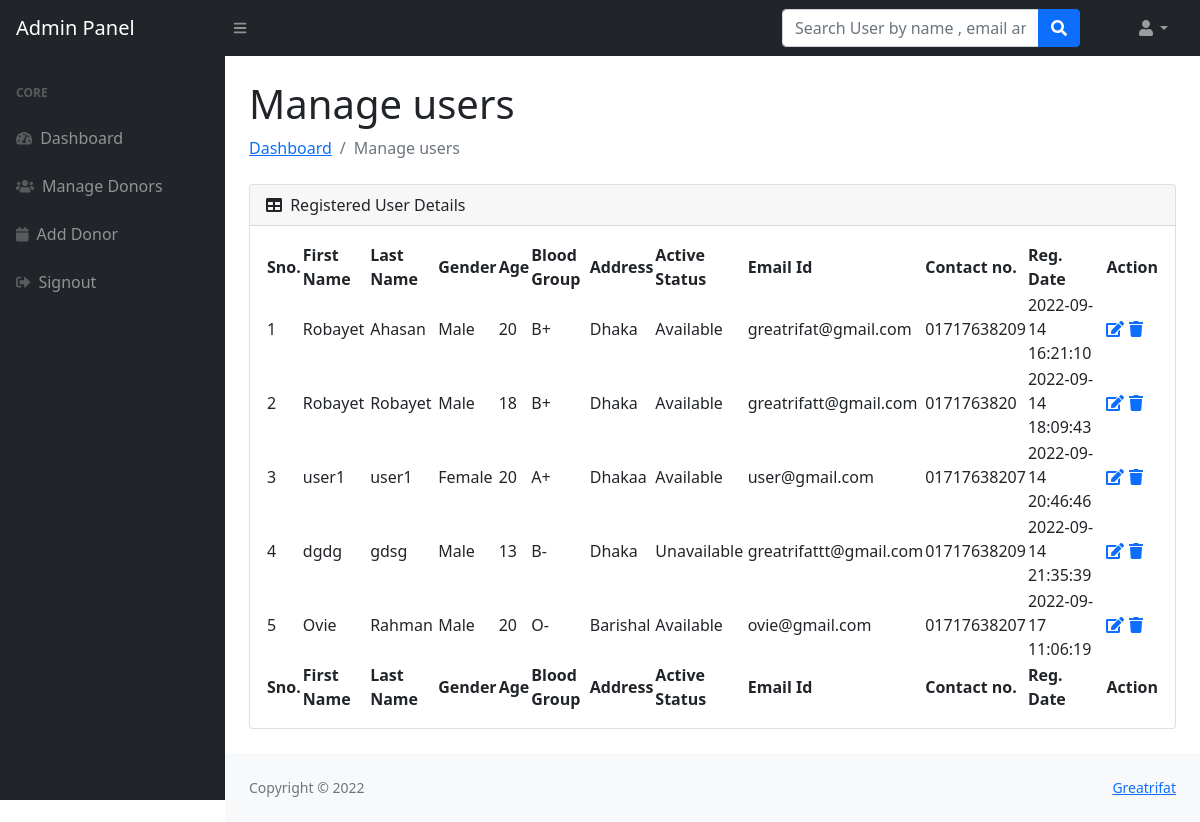
The app's page /BBMS/admin/manage-users.php (signed in) with its own data.
### tables this page shows
CREATE TABLE `users` (
  `id` int(11) NOT NULL,
  `fname` varchar(255) DEFAULT NULL,
  `lname` varchar(255) DEFAULT NULL,
  `email` varchar(255) DEFAULT NULL,
  `password` varchar(300) DEFAULT NULL,
  `contactno` varchar(11) DEFAULT NULL,
  `posting_date` timestamp NOT NULL DEFAULT current_timestamp(),
  `gender` varchar(255) DEFAULT NULL,
  `age` int(255) DEFAULT NULL,
  `bloodgroup` varchar(255) DEFAULT NULL,
  `address` varchar(255) DEFAULT NULL,
  `status` varchar(255) DEFAULT NULL,
  `point` int(255) DEFAULT NULL
);

### BBMS/admin/manage-users.php (the view, shortened to what this page needs)
<?php session_start();
include_once('../includes/config.php');
if (strlen($_SESSION['adminid']==0)) {
  header('location:logout.php');
  } else{
   ?>
<!DOCTYPE html>
<html lang="en">
    <head>
        <link href="https://cdn.jsdelivr.net/npm/simple-datatables@latest/dist/style.css" rel="stylesheet" />
        <link href="../css/styles.css" rel="stylesheet" />
    </head>
    <body class="sb-nav-fixed">
      <?php include_once('includes/navbar.php');?>
        <div id="layoutSidenav">
         <?php include_once('includes/sidebar.php');?>
            <div id="layoutSidenav_content">
                <main>
                    <div class="container-fluid px-4">
                        <h1 class="mt-4">Manage users</h1>
                        <ol class="breadcrumb mb-4">
                            <li class="breadcrumb-item"><a href="dashboard.php">Dashboard</a></li>
                            <li class="breadcrumb-item active">Manage users</li>
                        </ol>
                        <div class="card mb-4">
                            <div class="card-header">
                                <i class="fas fa-table me-1"></i>
                                Registered User Details
                            </div>
                            <div class="card-body">
                                <table id="datatablesSimple">
                                    <thead>
                                        <tr>
                                             <th>Sno.</th>
                                  <th>First Name</th>
                                  <th> Last Name</th>
                                  <th> Gender</th>
                                  <th> Age</th>
                                  <th> Blood Group</th>
                                  <th> Address</th>
                                  <th> Active Status</th>
                                  <th> Email Id</th>
                                  <th>Contact no.</th>
                                  <th>Reg. Date</th>
                                  <th>Action</th>
                                        </tr>
                                    </thead>
                                    <tfoot>
                                        <tr>
                                             <th>Sno.</th>
                                  <th>First Name</th>
                                  <th> Last Name</th>
                                  <th> Gender</th>
                                  <th> Age</th>
                                  <th> Blood Group</th>
                                  <th> Address</th>
                                  <th> Active Status</th>
                                  <th> Email Id</th>
                                  <th>Contact no.</th>
                                  <th>Reg. Date</th>
                                  <th>Action</th>
                                        </tr>
                                    </tfoot>
                                    <tbody>
                                              <?php $ret=mysqli_query($con,"select * from users");
                              $cnt=1;
                              while($row=mysqli_fetch_array($ret))
                              {?>
                              <tr>
                              <td><?php echo $cnt;?></td>
                                  <td><?php echo $row['fname'];?></td>
                                  <td><?php echo $row['lname'];?></td>
                                  <td><?php echo $row['gender'];?></td>
                                  <td><?php echo $row['age'];?></td>
                                  <td><?php echo $row['bloodgroup'];?></td>
                                  <td><?php echo $row['address'];?></td>
                                  <td><?php echo $row['status'];?></td>
                                  <td><?php echo $row['email'];?></td>
                                  <td><?php echo $row['contactno'];?></td>
                                  <td><?php echo $row['posting_date'];?></td>
                                  <td>
                                     <a href="user-profile.php?uid=<?php echo $row['id'];?>">
                          <i class="fas fa-edit"></i></a>
                                     <a href="manage-users.php?id=<?php echo $row['id'];?>" onClick="return confirm('Do you really want to delete');"><i class="fa fa-trash" aria-hidden="true"></i></a>
                                  </td>
                              </tr>
                              <?php $cnt=$cnt+1; }?>
                                    </tbody>
                                </table>
                            </div>
                        </div>
                    </div>
                </main>
  <?php include('../includes/footer.php');?>
            </div>
        </div>
    </body>
</html>
<?php } ?>

### records on screen
users: fname "Robayet", lname "Ahasan", gender "Male", age "20", bloodgroup "B+", address "Dhaka", status "Available", email "greatrifat@gmail.com", contactno "01717638209", posting_date "2022-09-14 16:21:10"
users: fname "Robayet", lname "Robayet", gender "Male", age "18", bloodgroup "B+", address "Dhaka", status "Available", email "greatrifatt@gmail.com", contactno "0171763820", posting_date "2022-09-14 18:09:43"
users: fname "user1", lname "user1", gender "Female", age "20", bloodgroup "A+", address "Dhakaa", status "Available", email "user@gmail.com", contactno "01717638207", posting_date "2022-09-14 20:46:46"
users: fname "dgdg", lname "gdsg", gender "Male", age "13", bloodgroup "B-", address "Dhaka", status "Unavailable", email "greatrifattt@gmail.com", contactno "01717638209", posting_date "2022-09-14 21:35:39"
users: fname "Ovie", lname "Rahman", gender "Male", age "20", bloodgroup "O-", address "Barishal", status "Available", email "ovie@gmail.com", contactno "01717638207", posting_date "2022-09-17 11:06:19"
